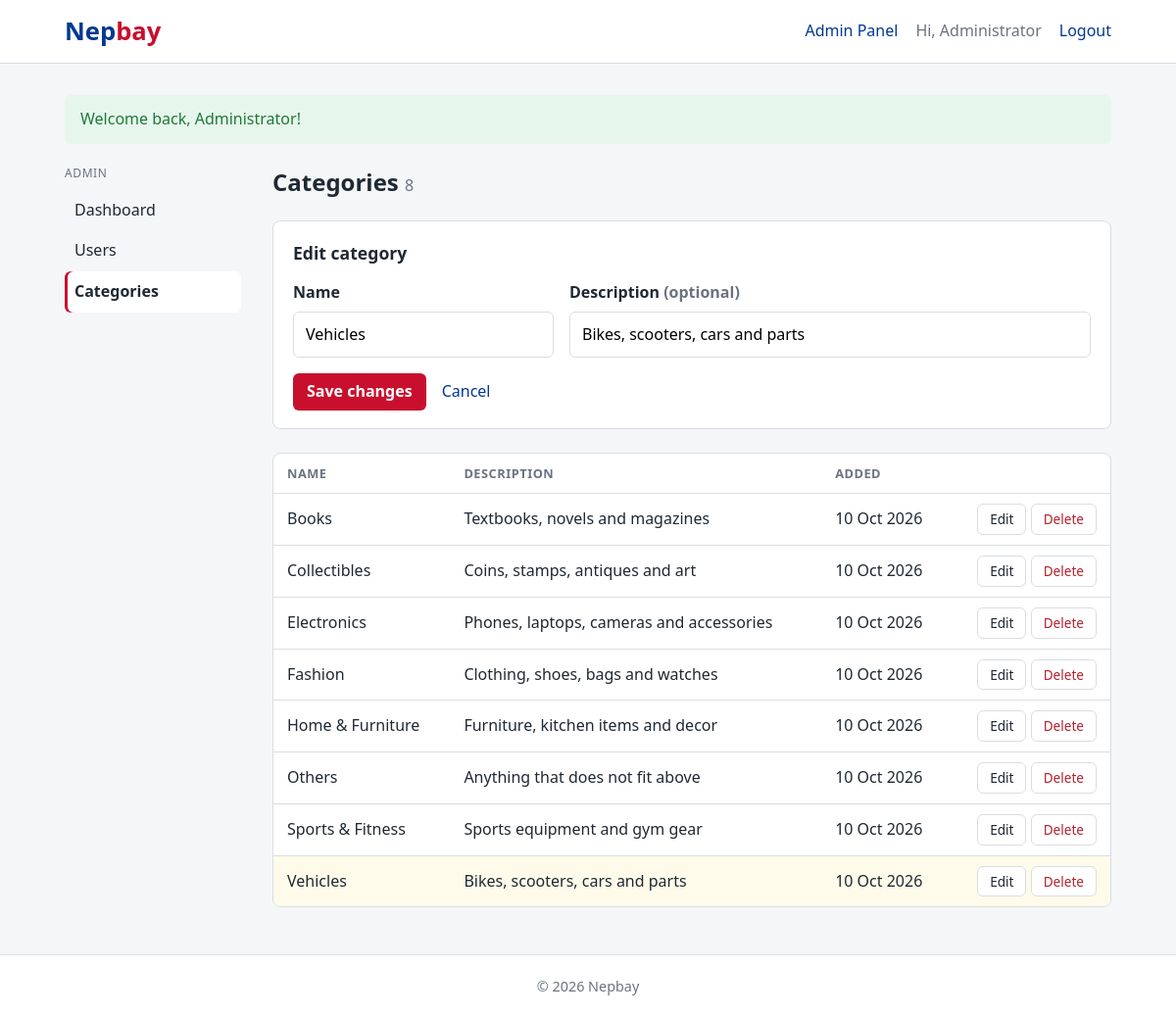
The app's page /admin/categories.php?edit=2 (signed in) with its own data.
### tables this page shows
CREATE TABLE IF NOT EXISTS users (
    id            INT UNSIGNED AUTO_INCREMENT PRIMARY KEY,
    name          VARCHAR(100) NOT NULL,
    email         VARCHAR(150) NOT NULL UNIQUE,
    password_hash VARCHAR(255) NOT NULL,           
    phone         VARCHAR(20)  NULL,
    address       VARCHAR(255) NULL,
    role          ENUM('user', 'admin') NOT NULL DEFAULT 'user',
    status        ENUM('active', 'blocked') NOT NULL DEFAULT 'active',
    created_at    DATETIME NOT NULL DEFAULT CURRENT_TIMESTAMP
);

CREATE TABLE IF NOT EXISTS categories (
    id          INT UNSIGNED AUTO_INCREMENT PRIMARY KEY,
    name        VARCHAR(100) NOT NULL UNIQUE,
    description VARCHAR(255) NULL,
    created_at  DATETIME NOT NULL DEFAULT CURRENT_TIMESTAMP
);

### includes/db.php (called while the page is built)
<?php
function db(): PDO
{
    static $pdo = null;
    if ($pdo === null) {
        $dsn = 'mysql:host=' . DB_HOST . ';dbname=' . DB_NAME . ';charset=utf8mb4';
        $pdo = new PDO($dsn, DB_USER, DB_PASS, [
            PDO::ATTR_ERRMODE            => PDO::ERRMODE_EXCEPTION,
            PDO::ATTR_DEFAULT_FETCH_MODE => PDO::FETCH_ASSOC,
            PDO::ATTR_EMULATE_PREPARES   => false,
        ]);
        $pdo->exec("SET time_zone = '+05:45'");
    }
    return $pdo;
}

### includes/auth.php (called while the page is built, shortened)
<?php
function current_user(): ?array
{
    static $user = false;
    if ($user === false) {
        $user = null;
        if (isset($_SESSION['user_id'])) {
            $stmt = db()->prepare('SELECT id, name, email, phone, address, role, status FROM users WHERE id = ?');
            $stmt->execute([$_SESSION['user_id']]);
            $row = $stmt->fetch();
            if ($row && $row['status'] === 'active') {
                $user = $row;
            } else {
                unset($_SESSION['user_id']);
            }
        }
    }
    return $user;
}
function is_logged_in(): bool
{
    return current_user() !== null;
}
function require_login(): void
{
    if (!is_logged_in()) {
        set_flash('error', 'Please log in to continue.');
        $currentPage = substr($_SERVER['REQUEST_URI'], strlen(BASE_URL));
        redirect('/login.php?redirect=' . urlencode($currentPage));
    }
}
function require_admin(): void
{
    require_login();
}

### includes/functions.php (called while the page is built, shortened)
<?php
function e(?string $text): string
{
    return htmlspecialchars($text ?? '', ENT_QUOTES, 'UTF-8');
}
function format_date(string $datetime): string
{
    return date('j M Y', strtotime($datetime));
}
function get_flash(): ?array
{
    $flash = $_SESSION['flash'] ?? null;
    return $flash;
}

### admin/categories.php (the view, shortened to what this page needs)
<?php
require_admin();
$editing = null;
if (isset($_GET['edit'])) {
    $stmt = db()->prepare('SELECT id, name, description FROM categories WHERE id = ?');
    $stmt->execute([(int) $_GET['edit']]);
    $editing = $stmt->fetch() ?: null;
}
$formId          = (int) ($_POST['id'] ?? $editing['id'] ?? 0);
$formName        = $_POST['name'] ?? $editing['name'] ?? '';
$formDescription = $_POST['description'] ?? $editing['description'] ?? '';
$categories = db()->query('SELECT id, name, description, created_at FROM categories ORDER BY name')->fetchAll();
require __DIR__ . '/../includes/header.php';
?>
<div class="admin-layout">
    <?php require __DIR__ . '/../includes/admin_sidebar.php'; ?>
    <section class="admin-content">
        <h1>Categories <span class="count"><?= count($categories) ?></span></h1>
        <form method="post" action="<?= BASE_URL ?>/admin/categories.php" class="panel">
            <h2><?= $formId ? 'Edit category' : 'Add a category' ?></h2>
            <div class="form-row">
                <div>
                    <label for="name">Name</label>
                    <input type="text" id="name" name="name" value="<?= e($formName) ?>" maxlength="100" required>
                </div>
                <div>
                    <label for="description">Description <span class="muted">(optional)</span></label>
                    <input type="text" id="description" name="description" value="<?= e($formDescription) ?>" maxlength="255">
                </div>
            </div>
            <div class="form-actions">
                <button type="submit" class="btn btn-small"><?= $formId ? 'Save changes' : 'Add category' ?></button>
                <?php if ($formId): ?>
                    <a href="<?= BASE_URL ?>/admin/categories.php">Cancel</a>
                <?php endif; ?>
            </div>
        </form>
        <?php if (empty($categories)): ?>
            <p class="empty">No categories yet. Add the first one above.</p>
        <?php else: ?>
            <div class="table-wrap">
                <table>
                    <thead>
                        <tr>
                            <th>Name</th>
                            <th>Description</th>
                            <th>Added</th>
                            <th></th>
                        </tr>
                    </thead>
                    <tbody>
                        <?php foreach ($categories as $c): ?>
                            <tr class="<?= $c['id'] === $formId ? 'editing' : '' ?>">
                                <td><?= e($c['name']) ?></td>
                                <td class="wrap"><?= $c['description'] ? e($c['description']) : '<span class="muted">-</span>' ?></td>
                                <td><?= format_date($c['created_at']) ?></td>
                                <td class="actions">
                                    <a href="?edit=<?= $c['id'] ?>" class="btn-outline">Edit</a>
                                    <form method="post" class="inline">
                                        <button type="submit" class="btn-outline danger"
                                                onclick="return confirm(<?= e(json_encode('Delete the category "' . $c['name'] . '"?')) ?>)">Delete</button>
                                    </form>
                                </td>
                            </tr>
                        <?php endforeach; ?>
                    </tbody>
                </table>
            </div>
        <?php endif; ?>
    </section>
</div>
<?php require __DIR__ . '/../includes/footer.php'; ?>

### includes/header.php (shortened to what this page needs)
<?php
$user = current_user();
$flash = get_flash();
?>
<!DOCTYPE html>
<html lang="en">
<head>
    <link rel="stylesheet" href="<?= BASE_URL ?>/assets/css/style.css">
</head>
<body>
<header class="navbar">
    <div class="container nav-inner">
        <a href="<?= BASE_URL ?>/index.php" class="logo">Nep<span>bay</span></a>
        <nav>
            <?php if ($user): ?>
                <?php if ($user['role'] === 'admin'): ?>
                    <a href="<?= BASE_URL ?>/admin/index.php">Admin Panel</a>
                <?php else: ?>
                    <a href="<?= BASE_URL ?>/sell.php">Sell</a>
                    <a href="<?= BASE_URL ?>/my-auctions.php">My auctions</a>
                    <a href="<?= BASE_URL ?>/my-bids.php">My bids</a>
                <?php endif; ?>
                <span class="nav-user">Hi, <?= e($user['name']) ?></span>
                <form action="<?= BASE_URL ?>/logout.php" method="post" class="inline">
                    <button type="submit" class="link-button">Logout</button>
                </form>
            <?php else: ?>
                <a href="<?= BASE_URL ?>/login.php">Login</a>
                <a href="<?= BASE_URL ?>/register.php" class="btn btn-small">Register</a>
            <?php endif; ?>
        </nav>
    </div>
</header>
<main class="container">
    <?php if ($flash): ?>
        <div class="alert alert-<?= e($flash['type']) ?>"><?= e($flash['message']) ?></div>
    <?php endif; ?>

### assets/css/style.css (style rules this page uses)
:root { --primary: #c8102e; --primary-dark: #a00d24; --navy: #003893; --text: #1f2933; --muted: #6b7280; --border: #d9dde3; --bg: #f5f6f8; --white: #ffffff; --success-bg: #e7f6ec; --success-text: #1e7a3c; --error-bg: #fdecee; --error-text: #b4232f; }
* { box-sizing: border-box; margin: 0; padding: 0; }
body { font-family: system-ui, -apple-system, "Segoe UI", Roboto, sans-serif; color: var(--text); background: var(--bg); line-height: 1.6; min-height: 100vh; display: flex; flex-direction: column; }
a { color: var(--navy); text-decoration: none; }
.container { width: 100%; max-width: 1100px; margin: 0 auto; padding: 0 16px; }
main.container { flex: 1; padding-top: 32px; padding-bottom: 48px; }
.muted { color: var(--muted); }
.navbar { background: var(--white); border-bottom: 1px solid var(--border); }
.nav-inner { display: flex; align-items: center; justify-content: space-between; height: 64px; }
.logo { font-size: 1.6rem; font-weight: 800; color: var(--navy); }
.logo span { color: var(--primary); }
nav { display: flex; align-items: center; gap: 18px; }
.nav-user { color: var(--muted); }
.inline { display: inline; }
.link-button { background: none; border: none; padding: 0; font: inherit; color: var(--navy); cursor: pointer; }
.btn { display: inline-block; background: var(--primary); color: var(--white); border: none; border-radius: 6px; padding: 10px 20px; font: inherit; font-weight: 600; cursor: pointer; }
.btn-small { padding: 6px 14px; }
.alert { padding: 12px 16px; border-radius: 6px; margin-bottom: 20px; }
.alert-success { background: var(--success-bg); color: var(--success-text); }
label { display: block; font-weight: 600; margin: 14px 0 6px; }
input[type="text"], input[type="email"], input[type="tel"], input[type="password"] { width: 100%; padding: 10px 12px; border: 1px solid var(--border); border-radius: 6px; font: inherit; }
.admin-layout { display: grid; grid-template-columns: 180px 1fr; gap: 32px; align-items: start; }
.admin-content { min-width: 0; }
.admin-content h1 { font-size: 1.5rem; margin-bottom: 20px; }
.admin-content h2 { font-size: 1.1rem; }
.count { font-size: 1rem; font-weight: 400; color: var(--muted); }
.table-wrap { overflow-x: auto; background: var(--white); border: 1px solid var(--border); border-radius: 8px; }
table { width: 100%; border-collapse: collapse; }
th, td { padding: 10px 14px; text-align: left; border-bottom: 1px solid var(--border); white-space: nowrap; }
th { font-size: 0.8rem; text-transform: uppercase; letter-spacing: 0.04em; color: var(--muted); font-weight: 600; }
tbody tr:last-child td { border-bottom: none; }
td.actions { text-align: right; }
td.wrap { white-space: normal; min-width: 220px; }
tr.editing td { background: #fffbea; }
.panel { background: var(--white); border: 1px solid var(--border); border-radius: 8px; padding: 18px 20px; margin-bottom: 24px; }
.panel h2 { margin-bottom: 4px; }
.panel label { margin-top: 10px; }
.form-row { display: grid; grid-template-columns: 1fr 2fr; gap: 16px; }
.form-actions { display: flex; align-items: center; gap: 16px; margin-top: 16px; }
.btn-outline { background: var(--white); border: 1px solid var(--border); border-radius: 6px; padding: 4px 12px; font: inherit; font-size: 0.85rem; cursor: pointer; }
a.btn-outline { display: inline-block; color: var(--text); }
.btn-outline.danger { color: var(--error-text); }

### records on screen
users: name "Administrator"
categories: name "Vehicles", description "Bikes, scooters, cars and parts", created_at "10 Oct 2026"
categories: name "Books", description "Textbooks, novels and magazines", created_at "10 Oct 2026"
categories: name "Collectibles", description "Coins, stamps, antiques and art", created_at "10 Oct 2026"
categories: name "Electronics", description "Phones, laptops, cameras and accessories", created_at "10 Oct 2026"
categories: name "Fashion", description "Clothing, shoes, bags and watches", created_at "10 Oct 2026"
categories: name "Home & Furniture", description "Furniture, kitchen items and decor", created_at "10 Oct 2026"
categories: name "Others", description "Anything that does not fit above", created_at "10 Oct 2026"
categories: name "Sports & Fitness", description "Sports equipment and gym gear", created_at "10 Oct 2026"

### other values on screen
$flash['message'] "Welcome back, Administrator!"
$label "Dashboard"
$label "Users"
$label "Categories"
count($categories) "8"
SITE_NAME "Nepbay"
